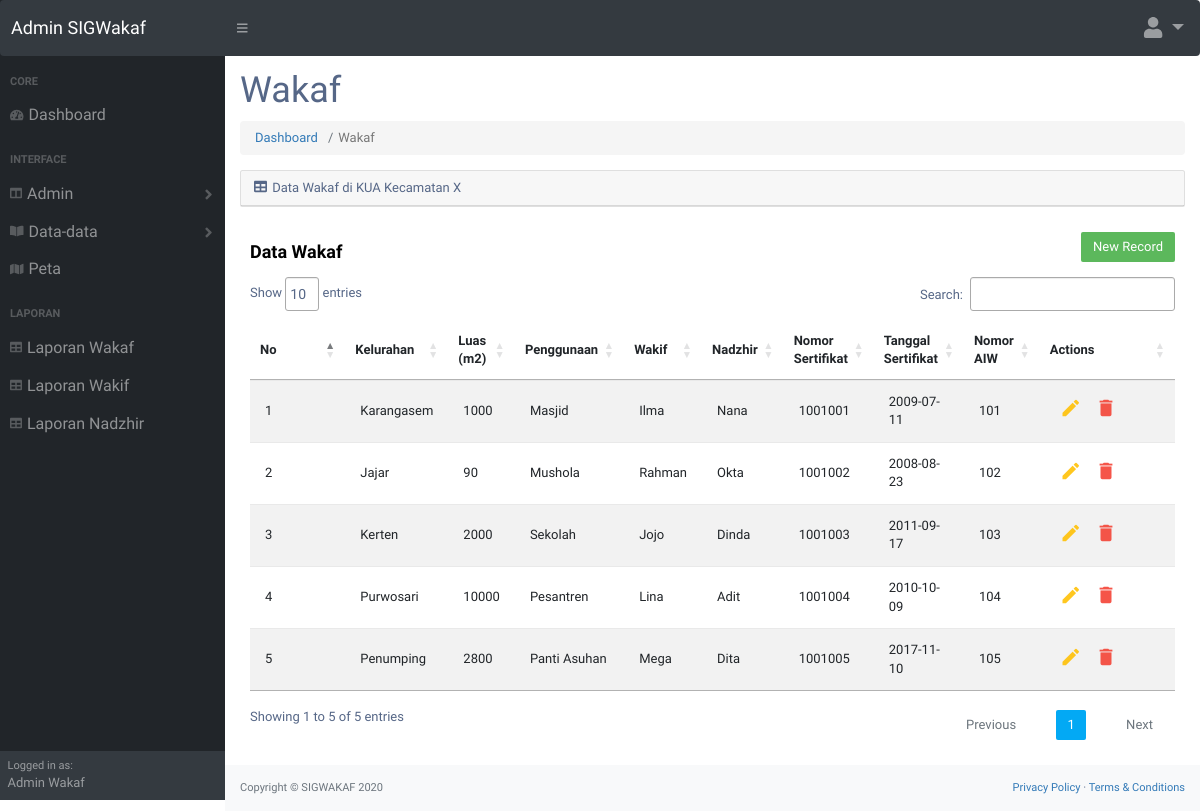
Screenshot of /wakaf.php with the database file from the repository.
### tables this page shows
CREATE TABLE `wakaf` (
  `id_wakaf` int(11) NOT NULL,
  `kelurahan` varchar(150) NOT NULL,
  `luas` int(11) NOT NULL,
  `penggunaan` varchar(50) NOT NULL,
  `wakif` varchar(50) NOT NULL,
  `nadzhir` varchar(50) NOT NULL,
  `no_sertifikat` varchar(50) NOT NULL,
  `tgl_sertifikat` date NOT NULL,
  `no_aiw` varchar(50) NOT NULL
);

### wakaf.php (the view, shortened to what this page needs)
<?php
$koneksi = mysqli_connect("localhost","root","","sigwakaf");
?>
<!DOCTYPE html>
<html lang="en">
    <head>
        <link href="css/styles.css" rel="stylesheet" />
        <link href="https://cdn.datatables.net/1.10.20/css/dataTables.bootstrap4.min.css" rel="stylesheet" />
        <link rel="stylesheet" href="https://maxcdn.bootstrapcdn.com/font-awesome/4.7.0/css/font-awesome.min.css">
        <link rel="stylesheet" href="https://maxcdn.bootstrapcdn.com/bootstrap/3.3.7/css/bootstrap.min.css">
        <link rel="stylesheet" type="text/css" media="screen" href="https://cdn.datatables.net/1.10.19/css/jquery.dataTables.min.css">
    </head>
    <body class="sb-nav-fixed">
        <nav class="sb-topnav navbar navbar-expand navbar-dark bg-dark">
            <a class="navbar-brand" href="dashboard.php">Admin SIGWakaf</a>
            <button class="btn btn-link btn-sm order-1 order-lg-0" id="sidebarToggle" href="#"><i class="fas fa-bars"></i></button>
            <ul class="navbar-nav ml-auto ml-md-0">
                <li class="nav-item dropdown">
                    <a class="nav-link dropdown-toggle" id="userDropdown" href="#" role="button" data-toggle="dropdown" aria-haspopup="true" aria-expanded="false" style="font-size: 21px;"><i class="fas fa-user fa-fw" fa-5x></i></a>
                </li>
            </ul>
        </nav>
        <div id="layoutSidenav">
            <div id="layoutSidenav_nav">
                <nav class="sb-sidenav accordion sb-sidenav-dark" id="sidenavAccordion">
                    <div class="sb-sidenav-menu">
                        <div class="nav">
                            <div class="sb-sidenav-menu-heading" style="font-size: 11px;">Core</div>
                            <a class="nav-link" href="dashboard.php" style="font-size: 16px;">
                                <div class="sb-nav-link-icon" style="font-size: 12px;"><i class="fas fa-tachometer-alt" fa-5x></i></div>
                                Dashboard
                            </a>
                            <div class="sb-sidenav-menu-heading" style="font-size: 11px;">Interface</div>
                            <a class="nav-link collapsed" href="#" data-toggle="collapse" data-target="#collapseLayouts" aria-expanded="false" aria-controls="collapseLayouts" style="font-size: 16px;">
                                <div class="sb-nav-link-icon" style="font-size: 12px;"><i class="fas fa-columns" fa-5x></i></div>
                                Admin
                                <div class="sb-sidenav-collapse-arrow"><i class="fas fa-angle-down"></i></div>
                            </a>
                            <a class="nav-link collapsed" href="#" data-toggle="collapse" data-target="#collapsePages" aria-expanded="false" aria-controls="collapsePages" style="font-size: 16px;">
                                <div class="sb-nav-link-icon" style="font-size: 12px;"><i class="fas fa-book-open" fa-5x></i></div>
                                Data-data
                                <div class="sb-sidenav-collapse-arrow"><i class="fas fa-angle-down"></i></div>
                            </a>
                            <a class="nav-link" href="peta.php" style="font-size: 16px;">
                                <div class="sb-nav-link-icon" style="font-size: 12px;"><i class="fa fa-map" fa-5x></i></div>
                                Peta
                            </a>
                            <div class="sb-sidenav-menu-heading" style="font-size: 11px;">Laporan</div>
                            <a class="nav-link" href="lapwakaf.php" style="font-size: 16px;">
                                <div class="sb-nav-link-icon" style="font-size: 12px;"><i class="fas fa-table" fa-5x></i></div>
                                Laporan Wakaf
                            </a>
                            <a class="nav-link" href="lapwakif.php" style="font-size: 16px;">
                                <div class="sb-nav-link-icon" style="font-size: 12px;"><i class="fas fa-table" fa-5x></i></div>
                                Laporan Wakif
                            </a>
                            <a class="nav-link" href="lapnazhir.php" style="font-size: 16px;">
                                <div class="sb-nav-link-icon" style="font-size: 12px;"><i class="fas fa-table" fa-5x></i></div>
                                Laporan Nadzhir
                            </a>
                        </div>
                    </div>
                    <div class="sb-sidenav-footer">
                        <div class="small">Logged in as:</div>
                        Admin Wakaf
                    </div>
                </nav>
            </div>
            <div id="layoutSidenav_content">
                <main>
                    <div class="container-fluid">
                        <h1 class="mt-4">Wakaf</h1>
                        <ol class="breadcrumb mb-4">
                            <li class="breadcrumb-item"><a href="dashboard.php">Dashboard</a></li>
                            <li class="breadcrumb-item active">Wakaf</li>
                        </ol>
                        <div class="card mb-4">
                            <div class="card-header">
                                <i class="fas fa-table mr-1"></i>
                                Data Wakaf di KUA Kecamatan X
                            </div>
                        </div>
                    </div>
                    <form method="post" action="">
                            <div class="table-wrapper">
                                <div class="table-title">
                                    <div class="row">
                                        <div class="col-sm-6">
                                            <h4><b>Data Wakaf</b></h4>
                                        </div>
                                        <div class="col-sm-6">
                                            <a href="#addEmployeeModal" class="btn btn-success" data-toggle="modal">New Record</a>
                                        </div>
                                    </div>
                                </div>
                                <table id="tabel-data" class="table table-striped table-hover">
                                    <thead>
                                        <tr>
                                            <th>No</th>
                                            <th>Kelurahan</th>
                                            <th>Luas (m2)</th>
                                            <th>Penggunaan</th>
                                            <th>Wakif</th>
                                            <th>Nadzhir</th>
                                            <th>Nomor Sertifikat</th>
                                            <th>Tanggal Sertifikat</th>
                                            <th>Nomor AIW</th>
                                            <th>Actions</th>
                                        </tr>
                                    </thead>
                                    <tbody>
                                    <?php
                                    $no = 1;
                                    $ksql="SELECT * FROM wakaf";
                                    $khasil = mysqli_query($koneksi,$ksql);
                                    while($krow = mysqli_fetch_array($khasil))
                                    {
                                    ?>
                                        <tr>
                                            <td><?php echo $no++; ?></td>
                                            <td><?php echo $krow['kelurahan']; ?></td>
                                            <td><?php echo $krow['luas']; ?></td>
                                            <td><?php echo $krow['penggunaan']; ?></td>
                                            <td><?php echo $krow['wakif']; ?></td>
                                            <td><?php echo $krow['nadzhir']; ?></td>
                                            <td><?php echo $krow['no_sertifikat']; ?></td>
                                            <td><?php echo $krow['tgl_sertifikat']; ?></td>
                                            <td><?php echo $krow['no_aiw']; ?></td>
                                            <td>
                                                <a href="#editEmployeeModal<?php echo $krow['id_wakaf']; ?>" class="edit" data-toggle="modal"><i class="material-icons" data-toggle="tooltip" title="Edit">&#xE254;</i></a>
                                                <a href="#deleteEmployeeModal<?php echo $krow['id_wakaf']; ?>" class="delete" data-toggle="modal"><i class="material-icons" data-toggle="tooltip" title="Delete">&#xE872;</i></a>
                                            </td>
                                        </tr>
                    <?php
                    }
                    ?>
                    </form>
                    </div>
                <footer class="py-4 bg-light mt-auto">
                    <div class="container-fluid">
                        <div class="d-flex align-items-center justify-content-between small">
                            <div class="text-muted">Copyright &copy; SIGWAKAF 2020</div>
                            <div>
                                <a href="#">Privacy Policy</a>
                                &middot;
                                <a href="#">Terms &amp; Conditions</a>
                            </div>
                        </div>
                    </div>
                </footer>
            </div>
    </body>
</html>

### wakaf.php (style rules this page uses)
body { color: #566787; background: #fff; font-family: 'Varela Round', sans-serif; font-size: 13px; }
.table-wrapper { background: #fff; padding: 10px 25px; }
.table-title { padding-bottom: 5px; background: #fff; color: #000; }
.table-title .btn { color: #fff; float: right; font-size: 13px; border: none; min-width: 50px; border-radius: 2px; border: none; outline: none !important; margin-left: 10px; }
table.table tr th, table.table tr td { border-color: #e9e9e9; padding: 12px 15px; vertical-align: middle; }
table.table tr th:first-child { width: 60px; }
table.table tr th:last-child { width: 100px; }
table.table-striped tbody tr:nth-of-type(odd) { background-color: #fcfcfc; }
table.table td:last-child i { opacity: 0.9; font-size: 22px; margin: 0 5px; }
table.table td a { font-weight: bold; color: #566787; display: inline-block; text-decoration: none; outline: none !important; }
table.table td a.edit { color: #FFC107; }
table.table td a.delete { color: #F44336; }
table.table td i { font-size: 19px; }

### rows the page displays
wakaf: kelurahan "Karangasem", luas "1000", penggunaan "Masjid", wakif "Ilma", nadzhir "Nana", no_sertifikat "1001001", tgl_sertifikat "2009-07-11", no_aiw "101"
wakaf: kelurahan "Jajar", luas "90", penggunaan "Mushola", wakif "Rahman", nadzhir "Okta", no_sertifikat "1001002", tgl_sertifikat "2008-08-23", no_aiw "102"
wakaf: kelurahan "Kerten", luas "2000", penggunaan "Sekolah", wakif "Jojo", nadzhir "Dinda", no_sertifikat "1001003", tgl_sertifikat "2011-09-17", no_aiw "103"
wakaf: kelurahan "Purwosari", luas "10000", penggunaan "Pesantren", wakif "Lina", nadzhir "Adit", no_sertifikat "1001004", tgl_sertifikat "2010-10-09", no_aiw "104"
wakaf: kelurahan "Penumping", luas "2800", penggunaan "Panti Asuhan", wakif "Mega", nadzhir "Dita", no_sertifikat "1001005", tgl_sertifikat "2017-11-10", no_aiw "105"
